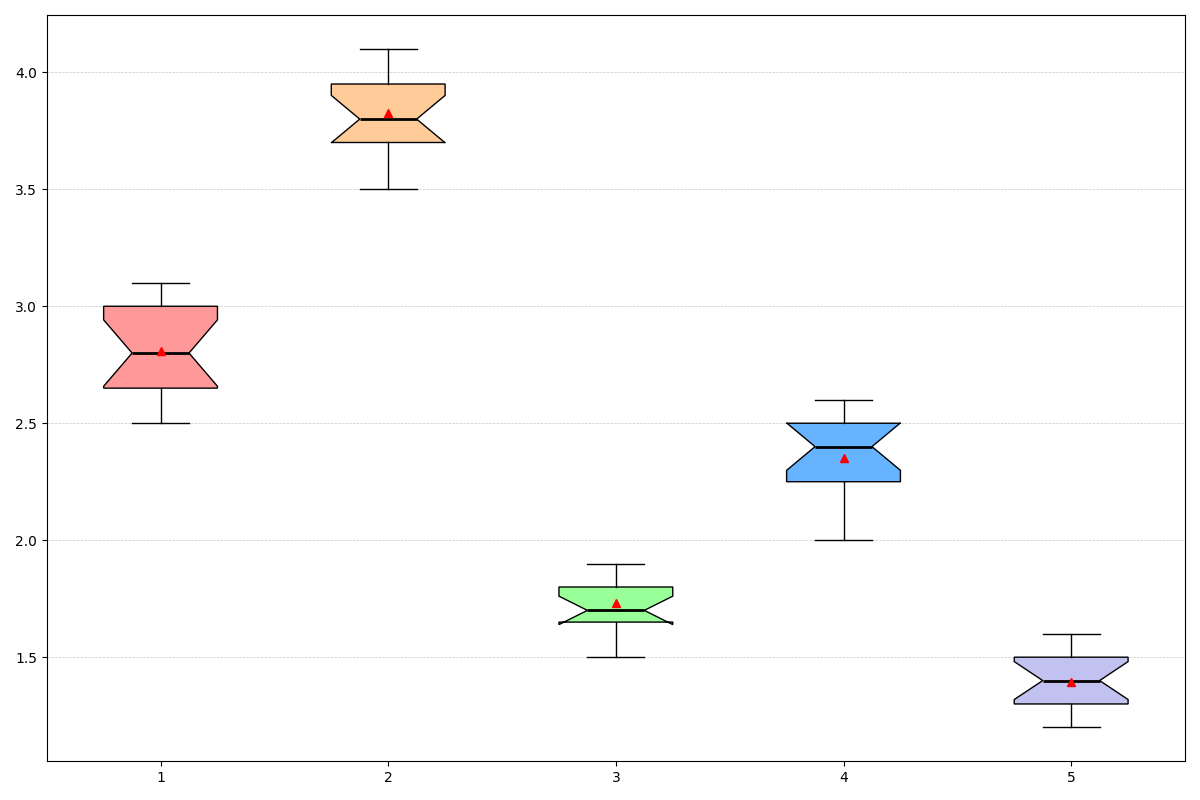

Write Python code to recreate this figure.
import matplotlib.pyplot as plt
import numpy as np

species = ['Rose', 'Sunflower', 'Tulip', 'Daisy', 'Lavender']
growth_rates = [
    [2.5, 2.7, 2.8, 3.0, 2.6, 3.1, 2.9, 2.8, 3.0, 2.7, 2.5, 3.0, 2.6, 2.8, 3.1],
    [3.5, 3.6, 3.7, 3.8, 4.0, 3.9, 4.1, 3.8, 3.7, 3.9, 4.0, 3.8, 3.6, 3.9, 4.1],
    [1.5, 1.6, 1.7, 1.6, 1.8, 1.7, 1.9, 1.8, 1.6, 1.7, 1.8, 1.9, 1.7, 1.8, 1.9],
    [2.0, 2.1, 2.3, 2.2, 2.4, 2.3, 2.2, 2.5, 2.4, 2.3, 2.5, 2.6, 2.4, 2.5, 2.6],
    [1.2, 1.3, 1.2, 1.4, 1.3, 1.5, 1.3, 1.4, 1.3, 1.5, 1.4, 1.6, 1.5, 1.4, 1.6]
]

fig, ax = plt.subplots(figsize=(12, 8))
box = ax.boxplot(growth_rates, patch_artist=True, notch=True, vert=True, showmeans=True)

colors = ['#ff9999', '#ffcc99', '#99ff99', '#66b3ff', '#c2c2f0']
for patch, color in zip(box['boxes'], colors):
    patch.set_facecolor(color)

for median, mean in zip(box['medians'], box['means']):
    median.set_color('black')
    median.set_linewidth(2)
    mean.set_markerfacecolor('red')
    mean.set_markeredgecolor('red')

ax.yaxis.grid(True, linestyle='--', linewidth=0.5, alpha=0.7)

plt.tight_layout()
plt.show()
